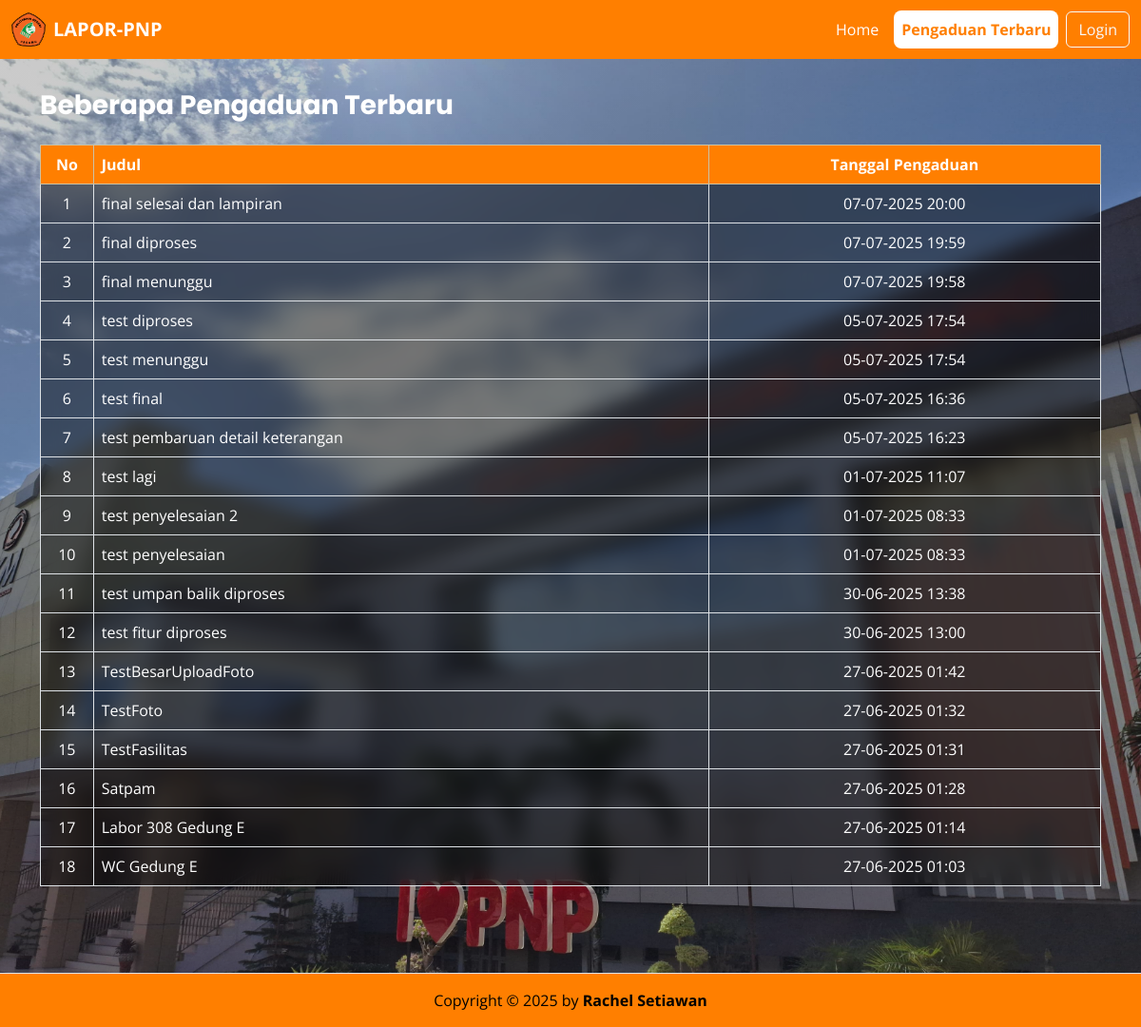
The page /index.php?page=pengaduan_terbaru on the database its author committed.
### tables this page shows
CREATE TABLE `rachel_pengaduan` (
  `id` int(11) NOT NULL,
  `user_id` int(11) NOT NULL,
  `kategori_id` int(11) NOT NULL,
  `judul` varchar(255) NOT NULL,
  `isi` text NOT NULL,
  `lampiran` varchar(255) DEFAULT NULL,
  `status` enum('Menunggu','Diproses','Selesai','Ditolak') DEFAULT 'Menunggu',
  `created_at` datetime DEFAULT current_timestamp(),
  `updated_at` datetime DEFAULT current_timestamp() ON UPDATE current_timestamp()
);

### pengaduan_terbaru.php (the view)
<?php
$queryTerbaru = "
SELECT p.id, p.judul, p.created_at
FROM rachel_pengaduan p
ORDER BY p.created_at DESC
LIMIT 25
";
$terbaru = $koneksi->query($queryTerbaru);
?>
<h3 class="mb-4 fw-bold text-white">Beberapa Pengaduan Terbaru</h3>
<?php if ($terbaru->num_rows > 0): ?>
    <div class="table-responsive mb-5">
        <table class="table table-bordered table-striped table-transparent table-orange">
            <thead class="table-warning">
                <tr>
                    <th class="col-no">No</th>
                    <th>Judul</th>
                    <th class="judul-text-center">Tanggal Pengaduan</th>
                </tr>
            </thead>
            <tbody>
                <?php $no = 1;
                while ($row = $terbaru->fetch_assoc()): ?>
                    <tr>
                        <td class="col-no"><?= $no++ ?></td>
                        <td><?= htmlspecialchars($row['judul']) ?></td>
                        <td class="judul-text-center"><?= date('d-m-Y H:i', strtotime($row['created_at'])) ?></td>
                    </tr>
                <?php endwhile ?>
            </tbody>
        </table>
    </div>
<?php endif; ?>

### index.php (style rules this page uses)
body { font-family: 'Open Sans', sans-serif; margin: 0; padding: 0; background-image: linear-gradient(rgba(0, 0, 0, 0.2), rgba(0, 0, 0, 0.2)), url('assets/img/home.jpg'); background-size: cover; background-position: center; background-repeat: no-repeat; background-attachment: fixed; min-height: 100vh; }
h1, h2, h3, h4, h5, h6 { font-family: 'Poppins', sans-serif; }
.table-transparent { background-color: rgba(0, 0, 0, 0.4); backdrop-filter: blur(10px); color: white; }
.table-transparent th, .table-transparent td { background-color: transparent !important; color: white; }
.table-orange thead { background-color: #ff7f00; color: white; }
.col-no { width: 5%; text-align: center; vertical-align: middle; }
.judul-text-center { text-align: center; vertical-align: middle; }

### rows shown on the page
rachel_pengaduan: judul "final selesai dan lampiran", created_at "07-07-2025 20:00"
rachel_pengaduan: judul "final diproses", created_at "07-07-2025 19:59"
rachel_pengaduan: judul "final menunggu", created_at "07-07-2025 19:58"
rachel_pengaduan: judul "test diproses", created_at "05-07-2025 17:54"
rachel_pengaduan: judul "test menunggu", created_at "05-07-2025 17:54"
rachel_pengaduan: judul "test final", created_at "05-07-2025 16:36"
rachel_pengaduan: judul "test pembaruan detail keterangan", created_at "05-07-2025 16:23"
rachel_pengaduan: judul "test lagi", created_at "01-07-2025 11:07"
rachel_pengaduan: judul "test penyelesaian 2", created_at "01-07-2025 08:33"
rachel_pengaduan: judul "test penyelesaian", created_at "01-07-2025 08:33"
rachel_pengaduan: judul "test umpan balik diproses", created_at "30-06-2025 13:38"
rachel_pengaduan: judul "test fitur diproses", created_at "30-06-2025 13:00"
rachel_pengaduan: judul "TestBesarUploadFoto", created_at "27-06-2025 01:42"
rachel_pengaduan: judul "TestFoto", created_at "27-06-2025 01:32"
rachel_pengaduan: judul "TestFasilitas", created_at "27-06-2025 01:31"
rachel_pengaduan: judul "Satpam", created_at "27-06-2025 01:28"
rachel_pengaduan: judul "Labor 308 Gedung E", created_at "27-06-2025 01:14"
rachel_pengaduan: judul "WC Gedung E", created_at "27-06-2025 01:03"
